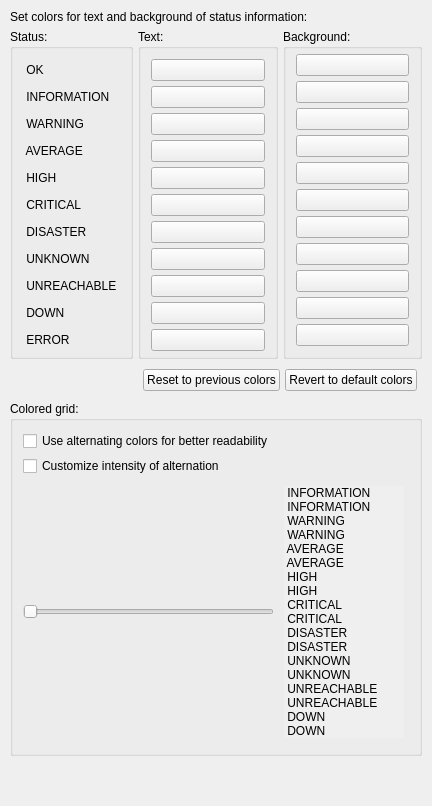
     <widget class="QWidget" name="tab_colors">
      <property name="sizePolicy">
       <sizepolicy hsizetype="Minimum" vsizetype="Minimum">
        <horstretch>0</horstretch>
        <verstretch>0</verstretch>
       </sizepolicy>
      </property>
      <attribute name="title">
       <string>Colors</string>
      </attribute>
      <layout class="QGridLayout" name="gridLayout_12">
       <property name="leftMargin">
        <number>10</number>
       </property>
       <property name="topMargin">
        <number>10</number>
       </property>
       <property name="rightMargin">
        <number>10</number>
       </property>
       <property name="bottomMargin">
        <number>10</number>
       </property>
       <property name="spacing">
        <number>5</number>
       </property>
       <item row="12" column="1">
        <spacer name="verticalSpacer_3">
         <property name="orientation">
          <enum>Qt::Vertical</enum>
         </property>
         <property name="sizeHint" stdset="0">
          <size>
           <width>20</width>
           <height>40</height>
          </size>
         </property>
        </spacer>
       </item>
       <item row="0" column="0" colspan="3">
        <widget class="QLabel" name="label_colors">
         <property name="text">
          <string>Set colors for text and background of status information:</string>
         </property>
        </widget>
       </item>
       <item row="1" column="0" rowspan="8">
        <widget class="QGroupBox" name="states_groupbox">
         <property name="sizePolicy">
          <sizepolicy hsizetype="Minimum" vsizetype="Minimum">
           <horstretch>0</horstretch>
           <verstretch>0</verstretch>
          </sizepolicy>
         </property>
         <property name="title">
          <string>Status:</string>
         </property>
         <layout class="QVBoxLayout" name="verticalLayout_11">
          <property name="spacing">
           <number>5</number>
          </property>
          <property name="leftMargin">
           <number>10</number>
          </property>
          <property name="topMargin">
           <number>10</number>
          </property>
          <property name="rightMargin">
           <number>10</number>
          </property>
          <property name="bottomMargin">
           <number>5</number>
          </property>
          <item>
           <widget class="QLabel" name="label_color_ok">
            <property name="text">
             <string> OK </string>
            </property>
           </widget>
          </item>
          <item>
           <widget class="QLabel" name="label_color_information">
            <property name="text">
             <string> INFORMATION</string>
            </property>
           </widget>
          </item>
          <item>
           <widget class="QLabel" name="label_color_warning">
            <property name="text">
             <string> WARNING </string>
            </property>
           </widget>
          </item>
          <item>
           <widget class="QLabel" name="label_color_average">
            <property name="text">
             <string> AVERAGE </string>
            </property>
           </widget>
          </item>
          <item>
           <widget class="QLabel" name="label_color_high">
            <property name="text">
             <string> HIGH </string>
            </property>
           </widget>
          </item>
          <item>
           <widget class="QLabel" name="label_color_critical">
            <property name="text">
             <string> CRITICAL </string>
            </property>
           </widget>
          </item>
          <item>
           <widget class="QLabel" name="label_color_disaster">
            <property name="text">
             <string> DISASTER </string>
            </property>
           </widget>
          </item>
          <item>
           <widget class="QLabel" name="label_color_unknown">
            <property name="text">
             <string> UNKNOWN </string>
            </property>
           </widget>
          </item>
          <item>
           <widget class="QLabel" name="label_color_unreachable">
            <property name="text">
             <string> UNREACHABLE </string>
            </property>
           </widget>
          </item>
          <item>
           <widget class="QLabel" name="label_color_down">
            <property name="text">
             <string> DOWN </string>
            </property>
           </widget>
          </item>
          <item>
           <widget class="QLabel" name="label_color_error">
            <property name="text">
             <string> ERROR </string>
            </property>
           </widget>
          </item>
         </layout>
        </widget>
       </item>
       <item row="1" column="1" rowspan="8">
        <widget class="QGroupBox" name="text_groupbox">
         <property name="sizePolicy">
          <sizepolicy hsizetype="Minimum" vsizetype="Minimum">
           <horstretch>0</horstretch>
           <verstretch>0</verstretch>
          </sizepolicy>
         </property>
         <property name="title">
          <string>Text:</string>
         </property>
         <layout class="QVBoxLayout" name="verticalLayout_8">
          <property name="spacing">
           <number>5</number>
          </property>
          <property name="leftMargin">
           <number>10</number>
          </property>
          <property name="topMargin">
           <number>10</number>
          </property>
          <property name="rightMargin">
           <number>10</number>
          </property>
          <property name="bottomMargin">
           <number>5</number>
          </property>
          <item>
           <widget class="QPushButton" name="input_button_color_ok_text">
            <property name="text">
             <string/>
            </property>
           </widget>
          </item>
          <item>
           <widget class="QPushButton" name="input_button_color_information_text">
            <property name="text">
             <string/>
            </property>
           </widget>
          </item>
          <item>
           <widget class="QPushButton" name="input_button_color_warning_text">
            <property name="text">
             <string/>
            </property>
           </widget>
          </item>
          <item>
           <widget class="QPushButton" name="input_button_color_average_text">
            <property name="text">
             <string/>
            </property>
           </widget>
          </item>
          <item>
           <widget class="QPushButton" name="input_button_color_high_text">
            <property name="text">
             <string/>
            </property>
           </widget>
          </item>
          <item>
           <widget class="QPushButton" name="input_button_color_critical_text">
            <property name="text">
             <string/>
            </property>
           </widget>
          </item>
          <item>
           <widget class="QPushButton" name="input_button_color_disaster_text">
            <property name="text">
             <string/>
            </property>
           </widget>
          </item>
          <item>
           <widget class="QPushButton" name="input_button_color_unknown_text">
            <property name="text">
             <string/>
            </property>
           </widget>
          </item>
          <item>
           <widget class="QPushButton" name="input_button_color_unreachable_text">
            <property name="text">
             <string/>
            </property>
           </widget>
          </item>
          <item>
           <widget class="QPushButton" name="input_button_color_down_text">
            <property name="text">
             <string/>
            </property>
           </widget>
          </item>
          <item>
           <widget class="QPushButton" name="input_button_color_error_text">
            <property name="text">
             <string/>
            </property>
           </widget>
          </item>
         </layout>
        </widget>
       </item>
       <item row="1" column="2" rowspan="8">
        <widget class="QGroupBox" name="background_groupbox">
         <property name="sizePolicy">
          <sizepolicy hsizetype="Minimum" vsizetype="Minimum">
           <horstretch>0</horstretch>
           <verstretch>0</verstretch>
          </sizepolicy>
         </property>
         <property name="title">
          <string>Background:</string>
         </property>
         <layout class="QVBoxLayout" name="verticalLayout_12">
          <property name="spacing">
           <number>5</number>
          </property>
          <property name="leftMargin">
           <number>10</number>
          </property>
          <property name="topMargin">
           <number>5</number>
          </property>
          <property name="rightMargin">
           <number>10</number>
          </property>
          <property name="bottomMargin">
           <number>10</number>
          </property>
          <item>
           <widget class="QPushButton" name="input_button_color_ok_background">
            <property name="text">
             <string/>
            </property>
           </widget>
          </item>
          <item>
           <widget class="QPushButton" name="input_button_color_information_background">
            <property name="text">
             <string/>
            </property>
           </widget>
          </item>
          <item>
           <widget class="QPushButton" name="input_button_color_warning_background">
            <property name="text">
             <string/>
            </property>
           </widget>
          </item>
          <item>
           <widget class="QPushButton" name="input_button_color_average_background">
            <property name="text">
             <string/>
            </property>
           </widget>
          </item>
          <item>
           <widget class="QPushButton" name="input_button_color_high_background">
            <property name="text">
             <string/>
            </property>
           </widget>
          </item>
          <item>
           <widget class="QPushButton" name="input_button_color_critical_background">
            <property name="text">
             <string/>
            </property>
           </widget>
          </item>
          <item>
           <widget class="QPushButton" name="input_button_color_disaster_background">
            <property name="text">
             <string/>
            </property>
           </widget>
          </item>
          <item>
           <widget class="QPushButton" name="input_button_color_unknown_background">
            <property name="text">
             <string/>
            </property>
           </widget>
          </item>
          <item>
           <widget class="QPushButton" name="input_button_color_unreachable_background">
            <property name="text">
             <string/>
            </property>
           </widget>
          </item>
          <item>
           <widget class="QPushButton" name="input_button_color_down_background">
            <property name="text">
             <string/>
            </property>
           </widget>
          </item>
          <item>
           <widget class="QPushButton" name="input_button_color_error_background">
            <property name="text">
             <string/>
            </property>
           </widget>
          </item>
         </layout>
        </widget>
       </item>
       <item row="10" column="1" colspan="2">
        <layout class="QHBoxLayout" name="horizontalLayout_12">
         <property name="spacing">
          <number>5</number>
         </property>
         <property name="leftMargin">
          <number>5</number>
         </property>
         <property name="topMargin">
          <number>5</number>
         </property>
         <property name="rightMargin">
          <number>5</number>
         </property>
         <property name="bottomMargin">
          <number>5</number>
         </property>
         <item>
          <widget class="QPushButton" name="button_colors_reset">
           <property name="text">
            <string>Reset to previous colors</string>
           </property>
          </widget>
         </item>
         <item>
          <widget class="QPushButton" name="button_colors_defaults">
           <property name="text">
            <string>Revert to default colors</string>
           </property>
          </widget>
         </item>
        </layout>
       </item>
       <item row="11" column="0" colspan="3">
        <widget class="QGroupBox" name="groupBox_color_grid">
         <property name="sizePolicy">
          <sizepolicy hsizetype="Minimum" vsizetype="Minimum">
           <horstretch>0</horstretch>
           <verstretch>0</verstretch>
          </sizepolicy>
         </property>
         <property name="title">
          <string>Colored grid:</string>
         </property>
         <layout class="QGridLayout" name="gridLayout_18">
          <property name="leftMargin">
           <number>10</number>
          </property>
          <property name="topMargin">
           <number>10</number>
          </property>
          <property name="rightMargin">
           <number>10</number>
          </property>
          <property name="bottomMargin">
           <number>10</number>
          </property>
          <property name="spacing">
           <number>5</number>
          </property>
          <item row="0" column="0">
           <widget class="QCheckBox" name="input_checkbox_show_grid">
            <property name="text">
             <string>Use alternating colors for better readability</string>
            </property>
           </widget>
          </item>
          <item row="1" column="0">
           <widget class="QCheckBox" name="input_checkbox_grid_use_custom_intensity">
            <property name="enabled">
             <bool>true</bool>
            </property>
            <property name="text">
             <string>Customize intensity of alternation</string>
            </property>
           </widget>
          </item>
          <item row="2" column="0">
           <widget class="QSlider" name="input_slider_grid_alternation_intensity">
            <property name="sizePolicy">
             <sizepolicy hsizetype="Minimum" vsizetype="Fixed">
              <horstretch>0</horstretch>
              <verstretch>0</verstretch>
             </sizepolicy>
            </property>
            <property name="maximum">
             <number>50</number>
            </property>
            <property name="orientation">
             <enum>Qt::Horizontal</enum>
            </property>
           </widget>
          </item>
          <item row="2" column="1">
           <layout class="QVBoxLayout" name="vbox_alternation_intensity_labels">
            <property name="spacing">
             <number>0</number>
            </property>
            <property name="leftMargin">
             <number>5</number>
            </property>
            <property name="topMargin">
             <number>5</number>
            </property>
            <property name="rightMargin">
             <number>5</number>
            </property>
            <property name="bottomMargin">
             <number>5</number>
            </property>
            <item>
             <widget class="QLabel" name="label_intensity_information_0">
              <property name="autoFillBackground">
               <bool>true</bool>
              </property>
              <property name="text">
               <string> INFORMATION</string>
              </property>
              <property name="alignment">
               <set>Qt::AlignLeading|Qt::AlignLeft|Qt::AlignVCenter</set>
              </property>
              <property name="margin">
               <number>0</number>
              </property>
             </widget>
            </item>
            <item>
             <widget class="QLabel" name="label_intensity_information_1">
              <property name="autoFillBackground">
               <bool>true</bool>
              </property>
              <property name="text">
               <string> INFORMATION</string>
              </property>
              <property name="alignment">
               <set>Qt::AlignLeading|Qt::AlignLeft|Qt::AlignVCenter</set>
              </property>
             </widget>
            </item>
            <item>
             <widget class="QLabel" name="label_intensity_warning_0">
              <property name="autoFillBackground">
               <bool>true</bool>
              </property>
              <property name="text">
               <string> WARNING</string>
              </property>
              <property name="alignment">
               <set>Qt::AlignLeading|Qt::AlignLeft|Qt::AlignVCenter</set>
              </property>
              <property name="margin">
               <number>0</number>
              </property>
             </widget>
            </item>
            <item>
             <widget class="QLabel" name="label_intensity_warning_1">
              <property name="autoFillBackground">
               <bool>true</bool>
              </property>
              <property name="text">
               <string> WARNING</string>
              </property>
              <property name="alignment">
               <set>Qt::AlignLeading|Qt::AlignLeft|Qt::AlignVCenter</set>
              </property>
             </widget>
            </item>
            <item>
             <widget class="QLabel" name="label_intensity_average_0">
              <property name="autoFillBackground">
               <bool>true</bool>
              </property>
              <property name="text">
               <string> AVERAGE</string>
              </property>
              <property name="alignment">
               <set>Qt::AlignLeading|Qt::AlignLeft|Qt::AlignVCenter</set>
              </property>
              <property name="margin">
               <number>0</number>
              </property>
             </widget>
            </item>
            <item>
             <widget class="QLabel" name="label_intensity_average_1">
              <property name="autoFillBackground">
               <bool>true</bool>
              </property>
              <property name="text">
               <string> AVERAGE</string>
              </property>
              <property name="alignment">
               <set>Qt::AlignLeading|Qt::AlignLeft|Qt::AlignVCenter</set>
              </property>
             </widget>
            </item>
            <item>
             <widget class="QLabel" name="label_intensity_high_0">
              <property name="autoFillBackground">
               <bool>true</bool>
              </property>
              <property name="text">
               <string> HIGH</string>
              </property>
              <property name="alignment">
               <set>Qt::AlignLeading|Qt::AlignLeft|Qt::AlignVCenter</set>
              </property>
              <property name="margin">
               <number>0</number>
              </property>
             </widget>
            </item>
            <item>
             <widget class="QLabel" name="label_intensity_high_1">
              <property name="autoFillBackground">
               <bool>true</bool>
              </property>
              <property name="text">
               <string> HIGH</string>
              </property>
              <property name="alignment">
               <set>Qt::AlignLeading|Qt::AlignLeft|Qt::AlignVCenter</set>
              </property>
             </widget>
            </item>
            <item>
             <widget class="QLabel" name="label_intensity_critical_0">
              <property name="autoFillBackground">
               <bool>true</bool>
              </property>
              <property name="text">
               <string> CRITICAL</string>
              </property>
              <property name="alignment">
               <set>Qt::AlignLeading|Qt::AlignLeft|Qt::AlignVCenter</set>
              </property>
             </widget>
            </item>
            <item>
             <widget class="QLabel" name="label_intensity_critical_1">
              <property name="autoFillBackground">
               <bool>true</bool>
              </property>
              <property name="text">
               <string> CRITICAL</string>
              </property>
              <property name="alignment">
               <set>Qt::AlignLeading|Qt::AlignLeft|Qt::AlignVCenter</set>
              </property>
             </widget>
            </item>
            <item>
             <widget class="QLabel" name="label_intensity_disaster_0">
              <property name="autoFillBackground">
               <bool>true</bool>
              </property>
              <property name="text">
               <string> DISASTER</string>
              </property>
              <property name="alignment">
               <set>Qt::AlignLeading|Qt::AlignLeft|Qt::AlignVCenter</set>
              </property>
             </widget>
            </item>
            <item>
             <widget class="QLabel" name="label_intensity_disaster_1">
              <property name="autoFillBackground">
               <bool>true</bool>
              </property>
              <property name="text">
               <string> DISASTER</string>
              </property>
              <property name="alignment">
               <set>Qt::AlignLeading|Qt::AlignLeft|Qt::AlignVCenter</set>
              </property>
             </widget>
            </item>
            <item>
             <widget class="QLabel" name="label_intensity_unknown_0">
              <property name="autoFillBackground">
               <bool>true</bool>
              </property>
              <property name="text">
               <string> UNKNOWN</string>
              </property>
              <property name="alignment">
               <set>Qt::AlignLeading|Qt::AlignLeft|Qt::AlignVCenter</set>
              </property>
             </widget>
            </item>
            <item>
             <widget class="QLabel" name="label_intensity_unknown_1">
              <property name="autoFillBackground">
               <bool>true</bool>
              </property>
              <property name="text">
               <string> UNKNOWN</string>
              </property>
              <property name="alignment">
               <set>Qt::AlignLeading|Qt::AlignLeft|Qt::AlignVCenter</set>
              </property>
             </widget>
            </item>
            <item>
             <widget class="QLabel" name="label_intensity_unreachable_0">
              <property name="autoFillBackground">
               <bool>true</bool>
              </property>
              <property name="text">
               <string> UNREACHABLE</string>
              </property>
              <property name="alignment">
               <set>Qt::AlignLeading|Qt::AlignLeft|Qt::AlignVCenter</set>
              </property>
             </widget>
            </item>
            <item>
             <widget class="QLabel" name="label_intensity_unreachable_1">
              <property name="autoFillBackground">
               <bool>true</bool>
              </property>
              <property name="text">
               <string> UNREACHABLE</string>
              </property>
              <property name="alignment">
               <set>Qt::AlignLeading|Qt::AlignLeft|Qt::AlignVCenter</set>
              </property>
             </widget>
            </item>
            <item>
             <widget class="QLabel" name="label_intensity_down_0">
              <property name="autoFillBackground">
               <bool>true</bool>
              </property>
              <property name="text">
               <string> DOWN</string>
              </property>
              <property name="alignment">
               <set>Qt::AlignLeading|Qt::AlignLeft|Qt::AlignVCenter</set>
              </property>
             </widget>
            </item>
            <item>
             <widget class="QLabel" name="label_intensity_down_1">
              <property name="autoFillBackground">
               <bool>true</bool>
              </property>
              <property name="text">
               <string> DOWN</string>
              </property>
              <property name="alignment">
               <set>Qt::AlignLeading|Qt::AlignLeft|Qt::AlignVCenter</set>
              </property>
             </widget>
            </item>
           </layout>
          </item>
         </layout>
        </widget>
       </item>
      </layout>
     </widget>
